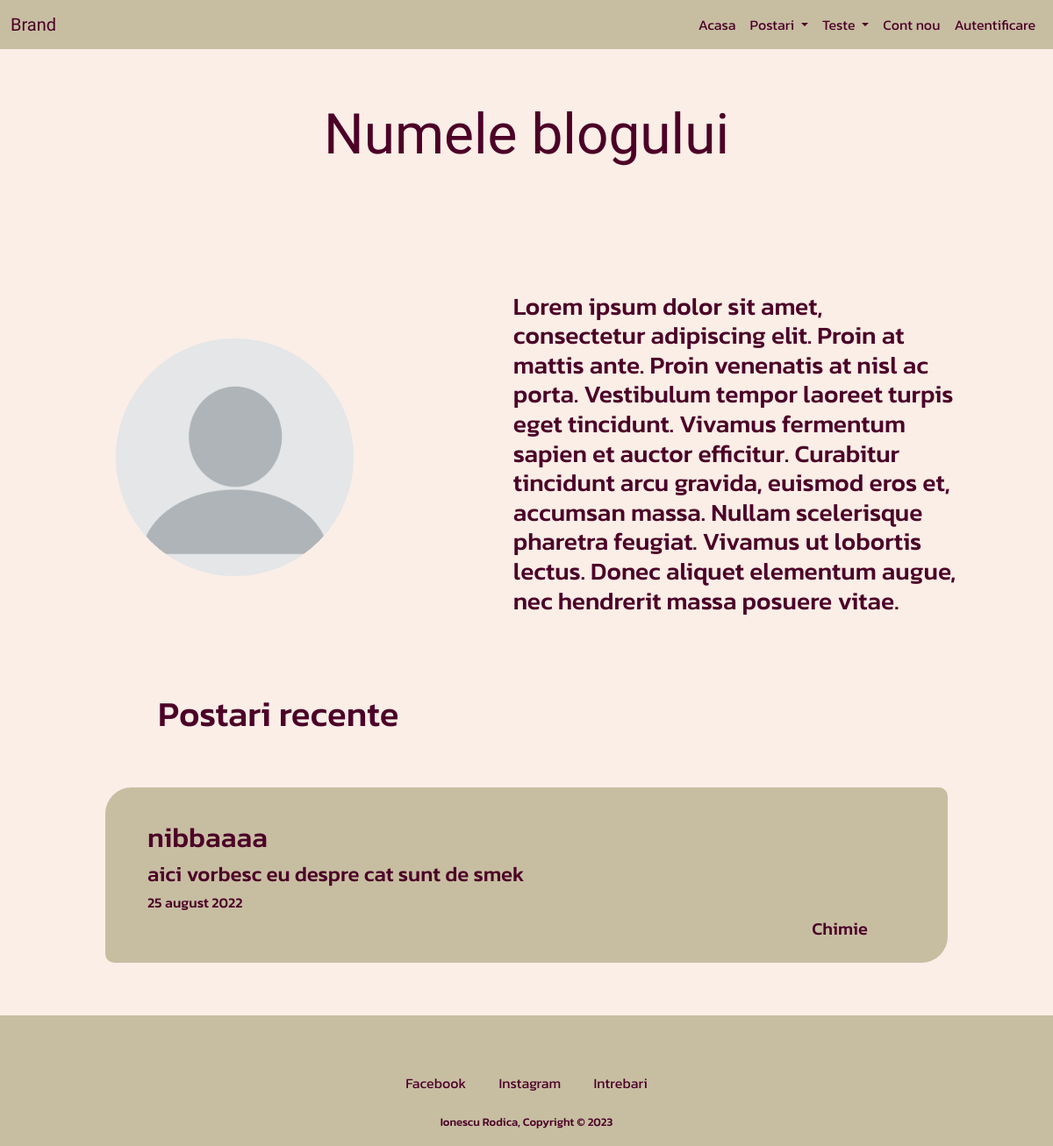
The page / on the database its author committed.
### main.py (models this page shows)
class Post(db.Model):
    __tablename__ = 'posts'
    id = db.Column(db.Integer, primary_key=True)
    title = db.Column(db.String(250))
    category = db.Column(db.String(50))
    subtitle = db.Column(db.String(250))
    content = db.Column(db.Text)
    date = db.Column(db.String(30))
    comments = relationship('Comment', back_populates='post')

### main.py (the view)
@app.route('/')
def home():
    recent_posts = Post.query.all()[-3:]
    return render_template('index.html', posts=recent_posts, year=datetime.now().year)

### templates/index.html (shortened to what this page needs)
{% include "header.html" %}
<body>
<section>
    <h1 class="title">Numele blogului</h1>
    <div class="container">
        <div class="row">
            <div class="col-lg-5">
                <div class="frame">
                    <img class="pic" src="{{ url_for('static', filename='images/blank-pfp.jpg') }}" alt="pfp">
                </div>
             </div>
            <div class="col-lg-7 presentation-parent frame">
                <h3 class="presentation">Lorem ipsum dolor sit amet, consectetur adipiscing elit. Proin at mattis ante. Proin venenatis at nisl ac porta. Vestibulum tempor laoreet turpis eget tincidunt. Vivamus fermentum sapien et auctor efficitur. Curabitur tincidunt arcu gravida, euismod eros et, accumsan massa. Nullam scelerisque pharetra feugiat. Vivamus ut lobortis lectus. Donec aliquet elementum augue, nec hendrerit massa posuere vitae.</h3>
            </div>
        </div>
    </div>
</section>
<section>
    <h1 class="recent-posts-title">Postari recente</h1>
    {% for post in posts %}
    <div class="post-bg">
        <a href="{{ url_for('post', title = post.title) }}">
            <div class="post">
                <h2>{{ post.title }}</h2>
                <h4>{{ post.subtitle }}</h4>
                <h6>{{ post.date }}</h6>
                <h5>{{ post.category }}</h5>
            </div>
        </a>
    </div>
    {% endfor %}
</section>
</body>
{% include "footer.html" %}

### static/styles.css (style rules this page uses)
body { font-family: 'Kanit', sans-serif; color: #4C0027; background-color: #FAEEE7; }
h5 { text-align: right; margin-right: 5%; }
h3 { margin-left: 5%; }
.title { text-align: center; font-size: 4rem; margin-top: 5%; margin-left: 15%; margin-right: 15%; margin-bottom: max(50px, 5%); font-family: 'Mochiy Pop P One', sans-serif; }
.frame { height: 100%; display: flex; align-items: center; justify-content: center; }
.pic { width: 60%; display: block; margin-left: auto; margin-right: auto; border-radius: 50%; }
.presentation { display: block; margin-left: auto; margin-right: auto; }
.presentation-parent { padding: 7%; }
.recent-posts-title { margin: 0 15% 5%; }
.post { padding: 4% 5% 2%; border-radius: 30px 10px; }
.post-bg { margin: 2% 10% 5%; }
a:link { text-decoration: none; color: #4C0027; }
.green-bg { background-color: #C7BEA2; }

### rows shown on the page
Post: title "nibbaaaa", subtitle "aici vorbesc eu despre cat sunt de smek", date "25 august 2022", category "Chimie"
